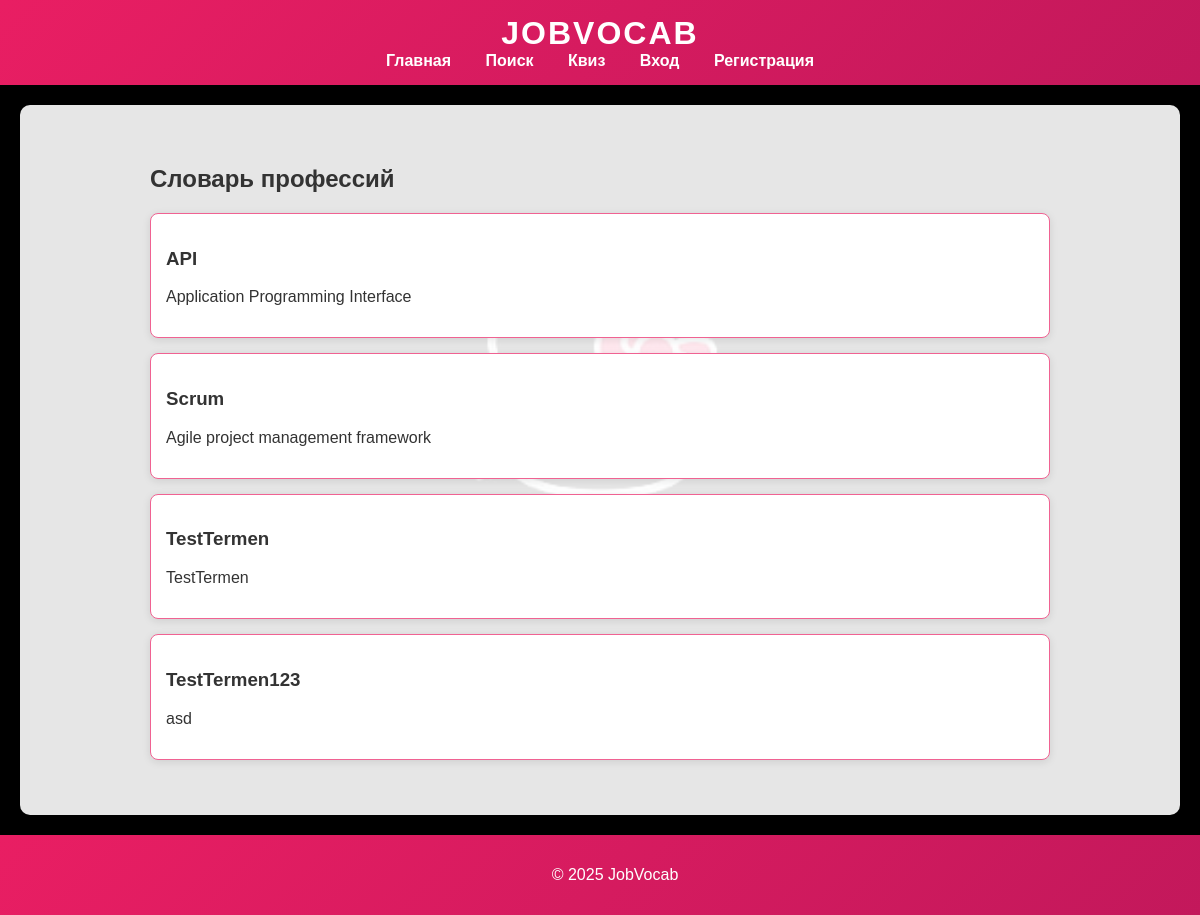
/, run on an earlier commit of the app's database.
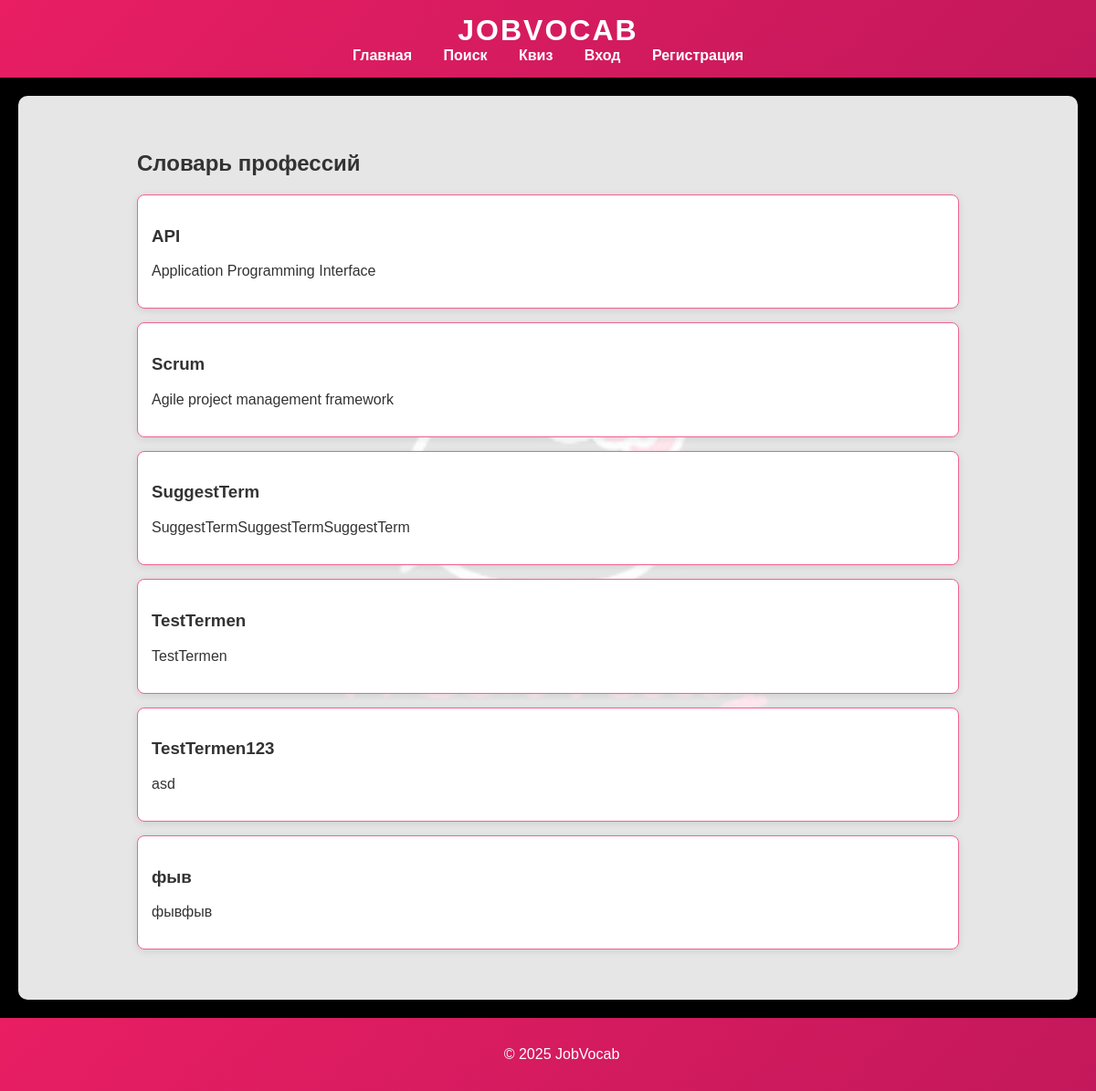
And on a later commit of the database.
### tables this page shows
CREATE TABLE terms (
        id INTEGER PRIMARY KEY AUTOINCREMENT,
        title TEXT NOT NULL,
        definition TEXT NOT NULL,
        status TEXT NOT NULL DEFAULT 'active',
        created_by INTEGER,
        created_at DATETIME DEFAULT CURRENT_TIMESTAMP,
        FOREIGN KEY (created_by) REFERENCES users(id)
    );

### app/views/public/index.php (called while the page is built, shortened)
<?php
include __DIR__ . '/../layouts/main.php';
?>

### app/controllers/PublicController.php (called while the page is built, shortened)
<?php
require_once __DIR__ . '/../models/Term.php';
class PublicController {
    public function index() {
        $terms = Term::getAll();
        require __DIR__ . '/../views/public/index.php';
    }
}
?>

### public/index.php (called while the page is built, shortened)
<?php
require_once __DIR__ . '/../app/routes.php';

### app/models/Term.php (called while the page is built, shortened)
<?php
class Term {
    private static $db;
    public static function init() {
        self::$db = getDatabaseConnection();
    }
    public static function getAll() {
        $stmt = self::$db->query('SELECT * FROM terms ORDER BY title');
        return $stmt->fetchAll(PDO::FETCH_ASSOC);
    }
}
?>

### app/views/public/index_content.php (the view)
<div class="container">
    <h2>Словарь профессий</h2>
    <div class="terms">
        <?php foreach ($terms as $term): ?>
            <div class="card">
                <h3><?php echo htmlspecialchars($term['title']); ?></h3>
                <p><?php echo htmlspecialchars($term['definition']); ?></p>
            </div>
        <?php endforeach; ?>
    </div>
</div>

### app/routes.php (shortened to what this page needs)
<?php
require_once __DIR__ . '/controllers/PublicController.php';
$uri = parse_url($_SERVER['REQUEST_URI'], PHP_URL_PATH);
if ($uri === '/' || $uri === '/index.php') {
    (new PublicController())->index();
} elseif ($uri === '/search') {
    (new PublicController())->search();
} elseif ($uri === '/quiz') {
    (new PublicController())->quiz();
} elseif ($uri === '/quiz/create') {
    (new PublicController())->createQuiz();
} elseif ($uri === '/quiz/result') {
    (new PublicController())->quizResult();
} elseif ($uri === '/login') {
    (new AuthController())->login();
} elseif ($uri === '/register') {
    (new AuthController())->register();
} elseif ($uri === '/logout') {
    (new AuthController())->logout();
} elseif ($uri === '/term/suggest') {
    (new TermController())->suggest();
} elseif ($uri === '/admin/dashboard') {
    (new AdminController())->dashboard();
} elseif ($uri === '/admin/terms') {
    (new AdminController())->manageTerms();
} elseif ($uri === '/admin/users') {
    (new AdminController())->manageUsers();
} elseif ($uri === '/admin/quizzes') {
    (new AdminController())->manageQuizzes();
} elseif ($uri === '/admin/suggestions') {
    (new AdminController())->manageSuggestions();
} else {
    http_response_code(404);
    echo "404 - Страница не найдена";
}
?>

### app/views/layouts/main.php (shortened to what this page needs)
<!DOCTYPE html>
<html lang="ru">
<head>
    <link rel="stylesheet" href="/css/style.css">
</head>
<body>
    <header>
        <h1>JobVocab</h1>
        <nav>
            <a href="/">Главная</a>
            <a href="/search">Поиск</a>
            <a href="/quiz">Квиз</a>
            <?php if (isset($_SESSION['user_id'])): ?>
                <?php if ($_SESSION['role'] === 'user'): ?>
                    <a href="/term/suggest">Предложить термин</a>
                <?php endif; ?>
                <?php if ($_SESSION['role'] === 'admin'): ?>
                    <a href="/admin/dashboard">Админ-панель</a>
                    <a href="/admin/suggestions">Предложения терминов</a>
                <?php endif; ?>
                <a href="/logout">Выйти</a>
            <?php else: ?>
                <a href="/login">Вход</a>
                <a href="/register">Регистрация</a>
            <?php endif; ?>
        </nav>
    </header>
    <main>
        <?php include $content; ?>
    </main>
    <footer>
        <p>© 2025 JobVocab</p>
    </footer>
</body>
</html>

### public/css/style.css (style rules this page uses)
body { font-family: 'Arial', sans-serif; margin: 0; padding: 0; min-height: 100vh; display: flex; flex-direction: column; background: url('./background.jpg') no-repeat center center fixed; background-size: cover; color: #333; }
header { background: linear-gradient(135deg, #e91e63, #c2185b); color: white; padding: 15px; text-align: center; box-shadow: 0 2px 5px rgba(0, 0, 0, 0.2); }
header h1 { margin: 0; font-size: 2em; text-transform: uppercase; letter-spacing: 2px; }
nav a { color: white; margin: 0 15px; text-decoration: none; font-weight: bold; transition: color 0.3s ease, transform 0.3s ease; }
main { padding: 20px; flex: 1; background: rgba(255, 255, 255, 0.9); border-radius: 10px; margin: 20px; box-shadow: 0 4px 10px rgba(0, 0, 0, 0.1); }
footer { background: linear-gradient(135deg, #e91e63, #c2185b); color: white; text-align: center; padding: 15px; width: 100%; box-shadow: 0 -2px 5px rgba(0, 0, 0, 0.2); }
.container { max-width: 900px; margin: 0 auto; padding: 20px; }
.card { border: 1px solid #f06292; padding: 15px; margin: 15px 0; border-radius: 8px; background: #fff; box-shadow: 0 2px 8px rgba(0, 0, 0, 0.1); }
main, .card, .term-item { animation: fadeIn 0.5s ease-in; }

What changed in the data, as far as the page shows it:
added terms: title "SuggestTerm", definition "SuggestTermSuggestTermSuggestTerm"
added terms: title "фыв", definition "фывфыв"
